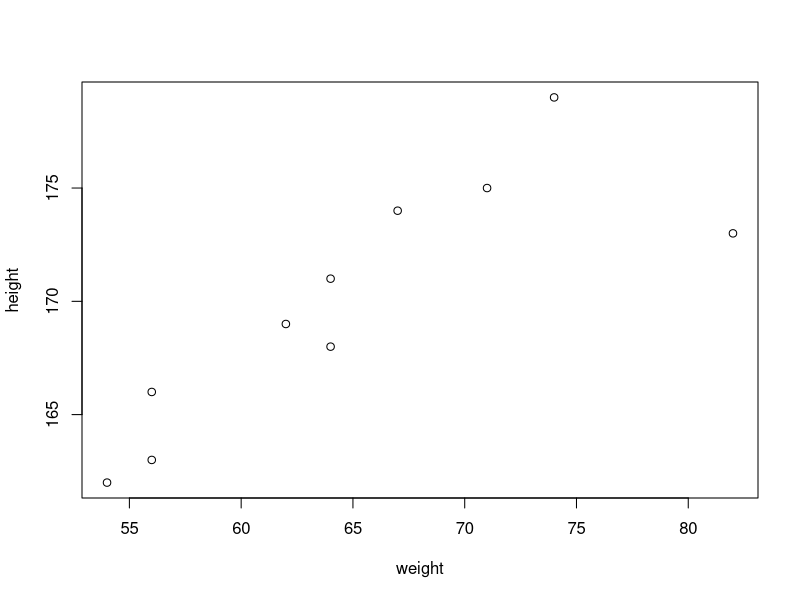
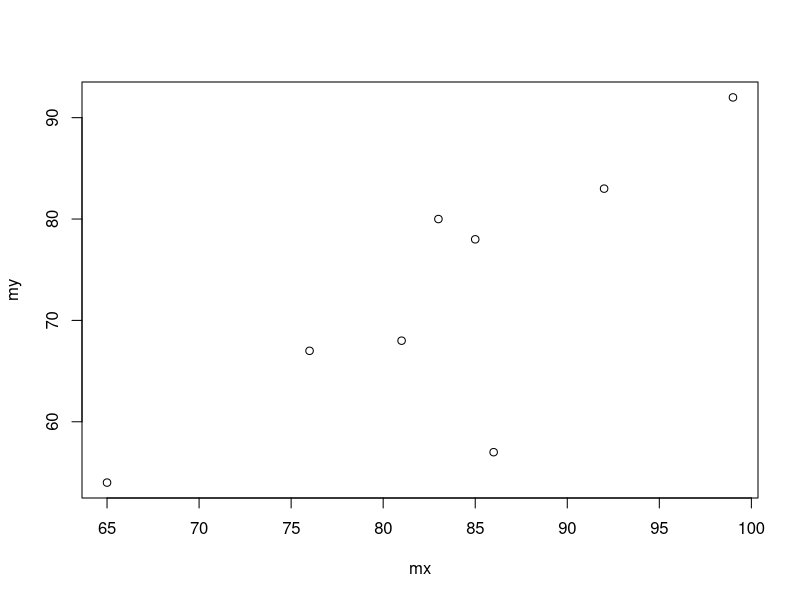
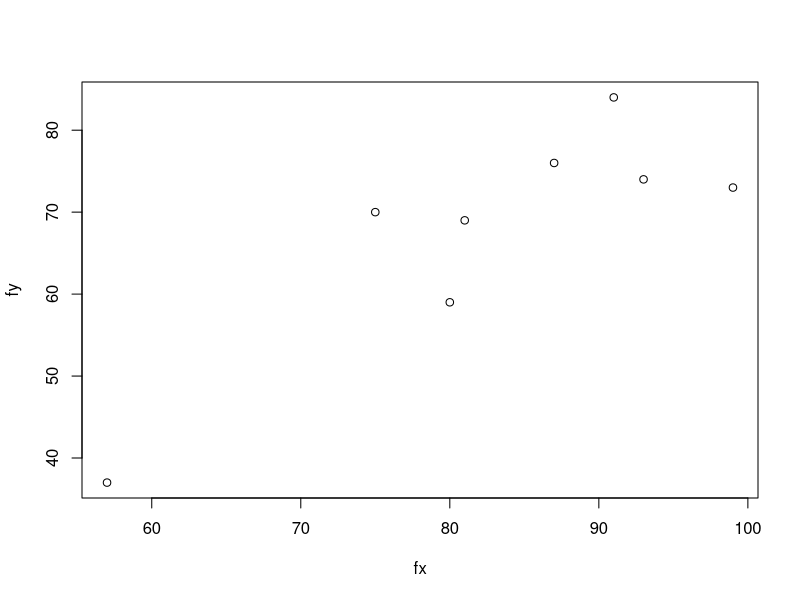

The R script that drew these images, in order:
#38p #2 18명 훈련시간 조사

x=c(9,12,18,14,12,14,12,10,16,11,9,11,13,11,13,15,13,14)
x

n=length(x)
n
xbar=mean(x)
xbar
s2=var(x)
s2
s=sd(x)
s
med=median(x)
med
min=min(x)
min
max=max(x)
max
IQR(x)
IQR(x)/2
cv=s/xbar
cv

#35p ex3-5 키, 체중 조사

height=c(162,163,166,168,169,171,173,174,175,179)
weight=c(54,56,56,64,62,64,82,67,71,74)

plot(weight,height) # (x,y)
cor(weight,height) # 상관계수, 1에 가까울수록 강한 양의 직선관계

#39p #8 남녀 창조력과 독립성 점수 조사

mx=c(85,86,83,92,81,76,65,99)
my=c(78,57,80,83,68,67,54,92)

fx=c(75,57,87,80,91,99,81,93)
fy=c(70,37,76,59,84,73,69,74)

plot(mx,my)
plot(fx,fy)

cor(mx,my)
cor(fx,fy) # -> 여자가 더 직선관계 강함
